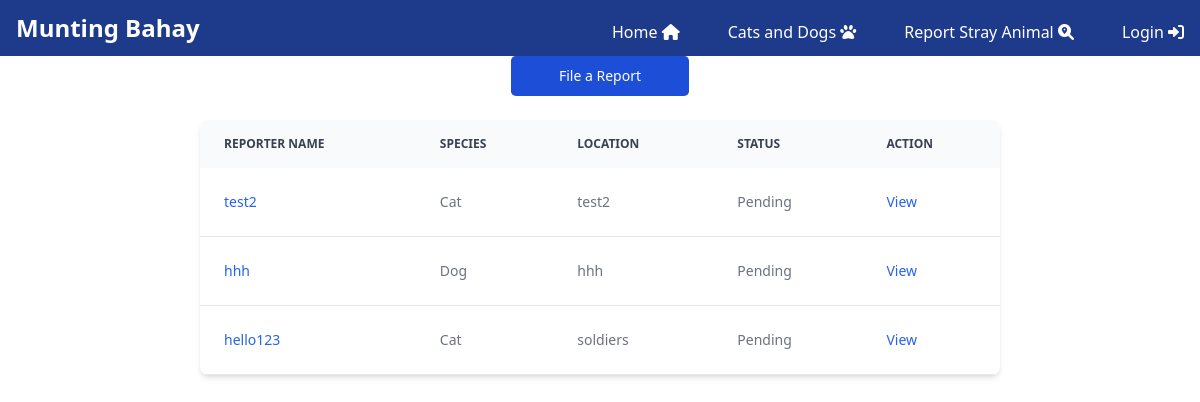
Before: /stray-list/ with the older database file.
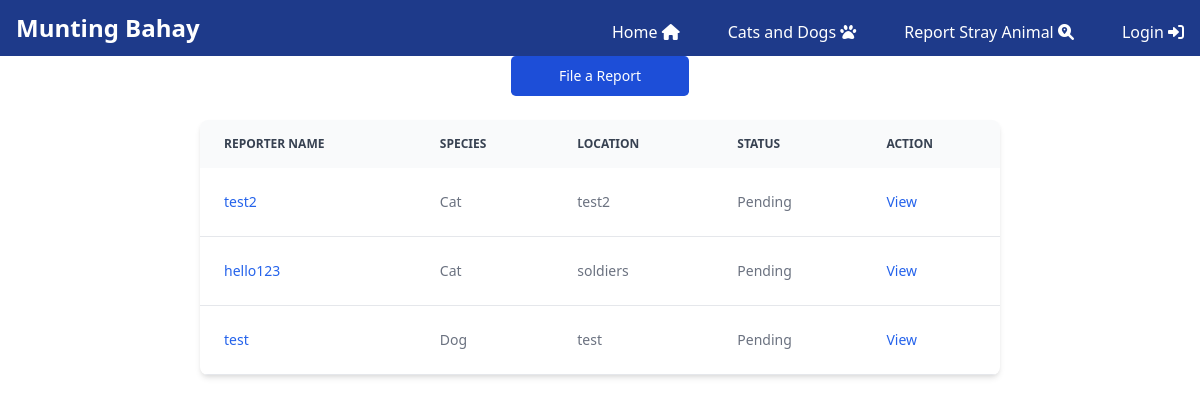
After: the same page with the newer database file.
### app/models.py (models this page shows, shortened)
class Report(models.Model):
    SPECIES_CHOICES = [
        ('dog', 'Dog'),
        ('cat', 'Cat'),
    ]
    species = models.CharField(max_length=100, choices=SPECIES_CHOICES)
    image = models.ImageField(upload_to='animal_images/', blank=True, null=True)
    location = models.CharField(max_length=100)
    description = models.TextField(blank=True)
    reporter_name = models.CharField(max_length=100)
    reporter_contact = models.CharField(max_length=15)
    report_date = models.DateTimeField(default=timezone.now)
    status = models.CharField(
        max_length=20,
        choices=[('pending', 'Pending'), ('resolved', 'Resolved'), ('in_progress', 'In Progress')],
        default='pending'
    )

### app/views.py (the view)
# urls.py: path('stray-list/', ReportStrayListView.as_view(), name='stray_list'),
class ReportStrayListView(ListView):
    model = Report
    template_name = 'app/ReportStray_list.html'
    context_object_name = 'reports'

### app/templates/app/ReportStray_list.html
{% extends 'app/base.html' %}
{% load static %}
{% block content %}
<div class="flex justify-center mb-6">
    <a href="{% url 'stray_create' %}" class="text-white bg-blue-700 hover:bg-blue-800 focus:ring-4 focus:outline-none focus:ring-blue-300 font-medium rounded-lg text-sm w-full sm:w-auto px-5 py-2.5 text-center dark:bg-blue-600 dark:hover:bg-blue-700 dark:focus:ring-blue-800">File a Report</a>
</div>
<div class="flex justify-center">
    <div class="relative overflow-x-auto shadow-md sm:rounded-lg w-full md:w-3/4 lg:w-2/3">
        <table class="w-full text-sm text-left rtl:text-right text-gray-500 dark:text-gray-400">
            <thead class="text-xs text-gray-700 uppercase bg-gray-50 dark:bg-gray-700 dark:text-gray-400">
                <tr>
                    <th scope="col" class="px-6 py-3">Reporter Name</th>
                    <th scope="col" class="px-6 py-3">Species</th>
                    <th scope="col" class="px-6 py-3">Location</th>
                    <th scope="col" class="px-6 py-3">Status</th>
                    <th scope="col" class="px-6 py-3">Action</th>
                </tr>
            </thead>
            <tbody>
                {% for report in reports %}
                <tr class="odd:bg-white odd:dark:bg-gray-900 even:bg-gray-50 even:dark:bg-gray-800 border-b dark:border-gray-700 border-gray-200">
                    <th scope="row" class="px-6 py-4 font-medium text-gray-900 whitespace-nowrap dark:text-white">
                        <a href="{% url 'stray_detail' report.pk %}" class="text-blue-600 dark:text-blue-500 hover:underline">{{ report.reporter_name }}</a>
                    </th>
                    <td class="px-6 py-4">{{ report.species|capfirst }}</td>
                    <td class="px-6 py-4">{{ report.location }}</td>
                    <td class="px-6 py-4">{{ report.get_status_display }}</td>
                    <td class="px-6 py-4">
                        <a href="{% url 'stray_detail' report.pk %}" class="font-medium text-blue-600 dark:text-blue-500 hover:underline">View</a>
                    </td>
                </tr>
                {% empty %}
                <tr>
                    <td colspan="5" class="px-6 py-4 text-center">No reports available</td>
                </tr>
                {% endfor %}
            </tbody>
        </table>
    </div>
</div>
{% endblock content %}

Changed rows visible on the page:
removed Report: reporter_name "hhh", species "Dog", location "hhh", status "Pending"
added Report: reporter_name "test", species "Dog", location "test", status "Pending"
